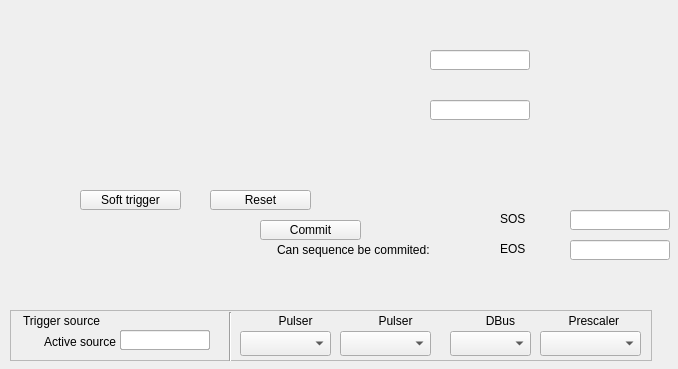
<?xml version="1.0" encoding="UTF-8"?>
<ui version="4.0">
 <class>Form</class>
 <widget class="QWidget" name="Form">
  <property name="geometry">
   <rect>
    <x>0</x>
    <y>0</y>
    <width>678</width>
    <height>369</height>
   </rect>
  </property>
  <property name="windowTitle">
   <string>Form</string>
  </property>
  <widget class="caChoice" name="cachoice">
   <property name="geometry">
    <rect>
     <x>30</x>
     <y>50</y>
     <width>331</width>
     <height>25</height>
    </rect>
   </property>
   <property name="channel" stdset="0">
    <string notr="true">$(SYS)-$(DEVICE):Seq-RunMode-Sel</string>
   </property>
   <property name="stackingMode" stdset="0">
    <enum>caChoice::Column</enum>
   </property>
   <property name="endBit">
    <number>2</number>
   </property>
  </widget>
  <widget class="caLineEdit" name="calineedit">
   <property name="geometry">
    <rect>
     <x>430</x>
     <y>50</y>
     <width>100</width>
     <height>20</height>
    </rect>
   </property>
   <property name="channel" stdset="0">
    <string notr="true">$(SYS)-$(DEVICE):Seq-RunMode-RB</string>
   </property>
  </widget>
  <widget class="caChoice" name="cachoice_2">
   <property name="geometry">
    <rect>
     <x>20</x>
     <y>100</y>
     <width>181</width>
     <height>25</height>
    </rect>
   </property>
   <property name="channel" stdset="0">
    <string notr="true">$(SYS)-$(DEVICE):Seq-Ena-Sel</string>
   </property>
   <property name="stackingMode" stdset="0">
    <enum>caChoice::Column</enum>
   </property>
   <property name="endBit">
    <number>1</number>
   </property>
  </widget>
  <widget class="caLineEdit" name="calineedit_2">
   <property name="geometry">
    <rect>
     <x>430</x>
     <y>100</y>
     <width>100</width>
     <height>20</height>
    </rect>
   </property>
   <property name="channel" stdset="0">
    <string notr="true">$(SYS)-$(DEVICE):Seq-Ena-RB</string>
   </property>
  </widget>
  <widget class="caMessageButton" name="camessagebutton">
   <property name="geometry">
    <rect>
     <x>80</x>
     <y>190</y>
     <width>101</width>
     <height>20</height>
    </rect>
   </property>
   <property name="text">
    <string>Soft trigger</string>
   </property>
   <property name="channel" stdset="0">
    <string notr="true">$(SYS)-$(DEVICE):Seq-SoftTrig-Cmd</string>
   </property>
   <property name="releaseMessage">
    <string notr="true">1</string>
   </property>
   <property name="colorMode">
    <enum>caMessageButton::Default</enum>
   </property>
  </widget>
  <widget class="caMessageButton" name="camessagebutton_2">
   <property name="geometry">
    <rect>
     <x>210</x>
     <y>190</y>
     <width>101</width>
     <height>20</height>
    </rect>
   </property>
   <property name="text">
    <string>Reset</string>
   </property>
   <property name="channel" stdset="0">
    <string notr="true">$(SYS)-$(DEVICE):Seq-Reset-Cmd</string>
   </property>
   <property name="releaseMessage">
    <string notr="true">1</string>
   </property>
   <property name="colorMode">
    <enum>caMessageButton::Default</enum>
   </property>
  </widget>
  <widget class="caMessageButton" name="camessagebutton_3">
   <property name="geometry">
    <rect>
     <x>260</x>
     <y>220</y>
     <width>101</width>
     <height>20</height>
    </rect>
   </property>
   <property name="text">
    <string>Commit</string>
   </property>
   <property name="channel" stdset="0">
    <string notr="true">$(SYS)-$(DEVICE):Seq-Commit-Cmd</string>
   </property>
   <property name="releaseMessage">
    <string notr="true">1</string>
   </property>
   <property name="colorMode">
    <enum>caMessageButton::Default</enum>
   </property>
  </widget>
  <widget class="QLabel" name="label_2">
   <property name="geometry">
    <rect>
     <x>277</x>
     <y>240</y>
     <width>181</width>
     <height>20</height>
    </rect>
   </property>
   <property name="text">
    <string>Can sequence be commited:</string>
   </property>
  </widget>
  <widget class="caLed" name="caled_2">
   <property name="geometry">
    <rect>
     <x>460</x>
     <y>240</y>
     <width>30</width>
     <height>30</height>
    </rect>
   </property>
   <property name="channel" stdset="0">
    <string notr="true">$(SYS)-$(DEVICE):Seq-Valid-RB</string>
   </property>
   <property name="falseColor">
    <color>
     <red>255</red>
     <green>0</green>
     <blue>0</blue>
    </color>
   </property>
   <property name="trueColor">
    <color>
     <red>0</red>
     <green>255</green>
     <blue>0</blue>
    </color>
   </property>
  </widget>
  <widget class="caLineEdit" name="calineedit_3">
   <property name="geometry">
    <rect>
     <x>570</x>
     <y>210</y>
     <width>100</width>
     <height>20</height>
    </rect>
   </property>
   <property name="channel" stdset="0">
    <string notr="true">$(SYS)-$(DEVICE):Seq-SOS</string>
   </property>
  </widget>
  <widget class="QLabel" name="label_3">
   <property name="geometry">
    <rect>
     <x>500</x>
     <y>210</y>
     <width>58</width>
     <height>17</height>
    </rect>
   </property>
   <property name="text">
    <string>SOS</string>
   </property>
  </widget>
  <widget class="QLabel" name="label_4">
   <property name="geometry">
    <rect>
     <x>500</x>
     <y>240</y>
     <width>58</width>
     <height>17</height>
    </rect>
   </property>
   <property name="text">
    <string>EOS</string>
   </property>
  </widget>
  <widget class="caLineEdit" name="calineedit_4">
   <property name="geometry">
    <rect>
     <x>570</x>
     <y>240</y>
     <width>100</width>
     <height>20</height>
    </rect>
   </property>
   <property name="channel" stdset="0">
    <string notr="true">$(SYS)-$(DEVICE):Seq-EOS</string>
   </property>
  </widget>
  <widget class="QFrame" name="frame">
   <property name="geometry">
    <rect>
     <x>10</x>
     <y>310</y>
     <width>642</width>
     <height>51</height>
    </rect>
   </property>
   <property name="frameShape">
    <enum>QFrame::StyledPanel</enum>
   </property>
   <property name="frameShadow">
    <enum>QFrame::Raised</enum>
   </property>
   <widget class="QLabel" name="label_14">
    <property name="geometry">
     <rect>
      <x>5</x>
      <y>22</y>
      <width>101</width>
      <height>20</height>
     </rect>
    </property>
    <property name="text">
     <string>Active source</string>
    </property>
    <property name="alignment">
     <set>Qt::AlignRight|Qt::AlignTrailing|Qt::AlignVCenter</set>
    </property>
   </widget>
   <widget class="caMenu" name="camenu_pulser">
    <property name="geometry">
     <rect>
      <x>230</x>
      <y>21</y>
      <width>91</width>
      <height>25</height>
     </rect>
    </property>
    <property name="channel" stdset="0">
     <string notr="true">$(SYS)-$(DEVICE):Seq-Src-Pulse-SP</string>
    </property>
    <property name="styleSheet" stdset="0">
     <string notr="true"/>
    </property>
   </widget>
   <widget class="QLabel" name="label_16">
    <property name="geometry">
     <rect>
      <x>460</x>
      <y>1</y>
      <width>61</width>
      <height>20</height>
     </rect>
    </property>
    <property name="text">
     <string>DBus</string>
    </property>
    <property name="alignment">
     <set>Qt::AlignCenter</set>
    </property>
   </widget>
   <widget class="QLabel" name="label_15">
    <property name="geometry">
     <rect>
      <x>250</x>
      <y>1</y>
      <width>71</width>
      <height>20</height>
     </rect>
    </property>
    <property name="text">
     <string>Pulser</string>
    </property>
    <property name="alignment">
     <set>Qt::AlignCenter</set>
    </property>
   </widget>
   <widget class="QLabel" name="label_17">
    <property name="geometry">
     <rect>
      <x>550</x>
      <y>1</y>
      <width>71</width>
      <height>20</height>
     </rect>
    </property>
    <property name="text">
     <string>Prescaler </string>
    </property>
    <property name="alignment">
     <set>Qt::AlignCenter</set>
    </property>
   </widget>
   <widget class="caMenu" name="camenu_prescaler">
    <property name="geometry">
     <rect>
      <x>530</x>
      <y>21</y>
      <width>101</width>
      <height>25</height>
     </rect>
    </property>
    <property name="channel" stdset="0">
     <string notr="true">$(SYS)-$(DEVICE):Seq-Src-Scale-SP</string>
    </property>
    <property name="styleSheet" stdset="0">
     <string notr="true"/>
    </property>
   </widget>
   <widget class="caMenu" name="camenu_dbus">
    <property name="geometry">
     <rect>
      <x>440</x>
      <y>21</y>
      <width>81</width>
      <height>25</height>
     </rect>
    </property>
    <property name="channel" stdset="0">
     <string notr="true">$(SYS)-$(DEVICE):Seq-Src-DBus-SP</string>
    </property>
    <property name="styleSheet" stdset="0">
     <string notr="true"/>
    </property>
   </widget>
   <widget class="caLabel" name="calabel">
    <property name="geometry">
     <rect>
      <x>1</x>
      <y>1</y>
      <width>101</width>
      <height>20</height>
     </rect>
    </property>
    <property name="text">
     <string>Trigger source</string>
    </property>
    <property name="alignment">
     <set>Qt::AlignCenter</set>
    </property>
    <property name="styleSheet" stdset="0">
     <string notr="true">background-color: rgba(255, 255, 255, 0); color: rgba(0, 0, 0, 255);</string>
    </property>
   </widget>
   <widget class="Line" name="line">
    <property name="geometry">
     <rect>
      <x>210</x>
      <y>2</y>
      <width>20</width>
      <height>51</height>
     </rect>
    </property>
    <property name="orientation">
     <enum>Qt::Vertical</enum>
    </property>
   </widget>
   <widget class="caFrame" name="caframe_dbus_led">
    <property name="geometry">
     <rect>
      <x>440</x>
      <y>1</y>
      <width>19</width>
      <height>19</height>
     </rect>
    </property>
    <property name="macro">
     <string notr="true">CHAN=$(SYS)-$(DEVICE):Seq-Src-DBus-RB</string>
    </property>
    <property name="visibility">
     <enum>caFrame::Calc</enum>
    </property>
    <property name="visibilityCalc">
     <string notr="true">A=B&amp;&amp;A&lt;40&amp;&amp;A&gt;31</string>
    </property>
    <property name="channel" stdset="0">
     <string notr="true">$(SYS)-$(DEVICE):Seq-Src-RB</string>
    </property>
    <property name="channelB">
     <string notr="true">$(SYS)-$(DEVICE):Seq-Src-DBus-RB.RVAL</string>
    </property>
    <widget class="caLed" name="caled_5">
     <property name="geometry">
      <rect>
       <x>0</x>
       <y>1</y>
       <width>16</width>
       <height>16</height>
      </rect>
     </property>
     <property name="falseColor">
      <color>
       <red>0</red>
       <green>255</green>
       <blue>0</blue>
      </color>
     </property>
     <property name="trueColor">
      <color>
       <red>0</red>
       <green>255</green>
       <blue>0</blue>
      </color>
     </property>
     <property name="undefinedColor">
      <color>
       <red>0</red>
       <green>255</green>
       <blue>0</blue>
      </color>
     </property>
    </widget>
   </widget>
   <widget class="caFrame" name="caframe_prescaler_led">
    <property name="geometry">
     <rect>
      <x>531</x>
      <y>1</y>
      <width>19</width>
      <height>19</height>
     </rect>
    </property>
    <property name="macro">
     <string notr="true">CHAN=$(SYS)-$(DEVICE):Seq-Src-Scale-RB</string>
    </property>
    <property name="visibility">
     <enum>caFrame::Calc</enum>
    </property>
    <property name="visibilityCalc">
     <string notr="true">A=B&amp;&amp;A&gt;39</string>
    </property>
    <property name="channel" stdset="0">
     <string notr="true">$(SYS)-$(DEVICE):Seq-Src-RB</string>
    </property>
    <property name="channelB">
     <string notr="true">$(SYS)-$(DEVICE):Seq-Src-Scale-RB.RVAL</string>
    </property>
    <widget class="caLed" name="caled_4">
     <property name="geometry">
      <rect>
       <x>0</x>
       <y>1</y>
       <width>16</width>
       <height>16</height>
      </rect>
     </property>
     <property name="falseColor">
      <color>
       <red>0</red>
       <green>255</green>
       <blue>0</blue>
      </color>
     </property>
     <property name="trueColor">
      <color>
       <red>0</red>
       <green>255</green>
       <blue>0</blue>
      </color>
     </property>
     <property name="undefinedColor">
      <color>
       <red>0</red>
       <green>255</green>
       <blue>0</blue>
      </color>
     </property>
    </widget>
   </widget>
   <widget class="caFrame" name="caframe_pulser_led">
    <property name="geometry">
     <rect>
      <x>230</x>
      <y>1</y>
      <width>19</width>
      <height>19</height>
     </rect>
    </property>
    <property name="macro">
     <string notr="true">CHAN=$(SYS)-$(DEVICE):Seq-Src-Pulse-RB</string>
    </property>
    <property name="visibility">
     <enum>caFrame::Calc</enum>
    </property>
    <property name="visibilityCalc">
     <string notr="true">A=B&amp;&amp;A&lt;16</string>
    </property>
    <property name="channel" stdset="0">
     <string notr="true">$(SYS)-$(DEVICE):Seq-Src-RB</string>
    </property>
    <property name="channelB">
     <string notr="true">$(SYS)-$(DEVICE):Seq-Src-Pulse-RB.RVAL</string>
    </property>
    <widget class="caLed" name="caled_3">
     <property name="geometry">
      <rect>
       <x>0</x>
       <y>1</y>
       <width>16</width>
       <height>16</height>
      </rect>
     </property>
     <property name="falseColor">
      <color>
       <red>0</red>
       <green>255</green>
       <blue>0</blue>
      </color>
     </property>
     <property name="trueColor">
      <color>
       <red>0</red>
       <green>255</green>
       <blue>0</blue>
      </color>
     </property>
     <property name="undefinedColor">
      <color>
       <red>0</red>
       <green>255</green>
       <blue>0</blue>
      </color>
     </property>
    </widget>
   </widget>
   <widget class="caFrame" name="caframe_pulser">
    <property name="geometry">
     <rect>
      <x>110</x>
      <y>20</y>
      <width>101</width>
      <height>21</height>
     </rect>
    </property>
    <property name="macro">
     <string notr="true">CHAN=$(SYS)-$(DEVICE):Seq-Src-Pulse-RB</string>
    </property>
    <property name="visibility">
     <enum>caFrame::Calc</enum>
    </property>
    <property name="visibilityCalc">
     <string notr="true">A=B&amp;&amp;A&lt;16</string>
    </property>
    <property name="channel" stdset="0">
     <string notr="true">$(SYS)-$(DEVICE):Seq-Src-RB</string>
    </property>
    <property name="channelB">
     <string notr="true">$(SYS)-$(DEVICE):Seq-Src-Pulse-RB.RVAL</string>
    </property>
    <widget class="caLineEdit" name="calineedit_5">
     <property name="geometry">
      <rect>
       <x>0</x>
       <y>0</y>
       <width>90</width>
       <height>20</height>
      </rect>
     </property>
     <property name="channel" stdset="0">
      <string notr="true">$(CHAN)</string>
     </property>
    </widget>
   </widget>
   <widget class="caFrame" name="caframe_dbus">
    <property name="geometry">
     <rect>
      <x>110</x>
      <y>20</y>
      <width>101</width>
      <height>21</height>
     </rect>
    </property>
    <property name="macro">
     <string notr="true">CHAN=$(SYS)-$(DEVICE):Seq-Src-DBus-RB</string>
    </property>
    <property name="visibility">
     <enum>caFrame::Calc</enum>
    </property>
    <property name="visibilityCalc">
     <string notr="true">A=B&amp;&amp;A&lt;40&amp;&amp;A&gt;31</string>
    </property>
    <property name="channel" stdset="0">
     <string notr="true">$(SYS)-$(DEVICE):Seq-Src-RB</string>
    </property>
    <property name="channelB">
     <string notr="true">$(SYS)-$(DEVICE):Seq-Src-DBus-RB.RVAL</string>
    </property>
    <widget class="caLineEdit" name="calineedit_6">
     <property name="geometry">
      <rect>
       <x>0</x>
       <y>0</y>
       <width>90</width>
       <height>20</height>
      </rect>
     </property>
     <property name="channel" stdset="0">
      <string notr="true">$(CHAN)</string>
     </property>
    </widget>
   </widget>
   <widget class="caFrame" name="caframe_prescaler">
    <property name="geometry">
     <rect>
      <x>110</x>
      <y>20</y>
      <width>101</width>
      <height>21</height>
     </rect>
    </property>
    <property name="macro">
     <string notr="true">CHAN=$(SYS)-$(DEVICE):Seq-Src-Scale-RB</string>
    </property>
    <property name="visibility">
     <enum>caFrame::Calc</enum>
    </property>
    <property name="visibilityCalc">
     <string notr="true">A=B&amp;&amp;A&gt;39</string>
    </property>
    <property name="channel" stdset="0">
     <string notr="true">$(SYS)-$(DEVICE):Seq-Src-RB</string>
    </property>
    <property name="channelB">
     <string notr="true">$(SYS)-$(DEVICE):Seq-Src-Scale-RB.RVAL</string>
    </property>
    <widget class="caLineEdit" name="calineedit_7">
     <property name="geometry">
      <rect>
       <x>0</x>
       <y>0</y>
       <width>90</width>
       <height>20</height>
      </rect>
     </property>
     <property name="channel" stdset="0">
      <string notr="true">$(CHAN)</string>
     </property>
    </widget>
   </widget>
   <widget class="caMenu" name="camenu_pulser_2">
    <property name="geometry">
     <rect>
      <x>330</x>
      <y>21</y>
      <width>91</width>
      <height>25</height>
     </rect>
    </property>
    <property name="channel" stdset="0">
     <string notr="true">$(SYS)-$(DEVICE):Seq-Src-Pulse2-SP</string>
    </property>
    <property name="styleSheet" stdset="0">
     <string notr="true"/>
    </property>
   </widget>
   <widget class="QLabel" name="label_22">
    <property name="geometry">
     <rect>
      <x>350</x>
      <y>1</y>
      <width>71</width>
      <height>20</height>
     </rect>
    </property>
    <property name="text">
     <string>Pulser</string>
    </property>
    <property name="alignment">
     <set>Qt::AlignCenter</set>
    </property>
   </widget>
   <widget class="caFrame" name="caframe_pulser_led_2">
    <property name="geometry">
     <rect>
      <x>330</x>
      <y>1</y>
      <width>19</width>
      <height>19</height>
     </rect>
    </property>
    <property name="macro">
     <string notr="true">CHAN=$(SYS)-$(DEVICE):Seq-Src-Pulse-RB</string>
    </property>
    <property name="visibility">
     <enum>caFrame::Calc</enum>
    </property>
    <property name="visibilityCalc">
     <string notr="true">A=B&amp;&amp;A&lt;32&amp;&amp;A&gt;15</string>
    </property>
    <property name="channel" stdset="0">
     <string notr="true">$(SYS)-$(DEVICE):Seq-Src-RB</string>
    </property>
    <property name="channelB">
     <string notr="true">$(SYS)-$(DEVICE):Seq-Src-Pulse2-RB.RVAL</string>
    </property>
    <widget class="caLed" name="caled_10">
     <property name="geometry">
      <rect>
       <x>0</x>
       <y>1</y>
       <width>16</width>
       <height>16</height>
      </rect>
     </property>
     <property name="falseColor">
      <color>
       <red>0</red>
       <green>255</green>
       <blue>0</blue>
      </color>
     </property>
     <property name="trueColor">
      <color>
       <red>0</red>
       <green>255</green>
       <blue>0</blue>
      </color>
     </property>
     <property name="undefinedColor">
      <color>
       <red>0</red>
       <green>255</green>
       <blue>0</blue>
      </color>
     </property>
    </widget>
   </widget>
   <widget class="caFrame" name="caframe_pulser_3">
    <property name="geometry">
     <rect>
      <x>110</x>
      <y>20</y>
      <width>101</width>
      <height>21</height>
     </rect>
    </property>
    <property name="macro">
     <string notr="true">CHAN=$(SYS)-$(DEVICE):Seq-Src-Pulse2-RB</string>
    </property>
    <property name="visibility">
     <enum>caFrame::Calc</enum>
    </property>
    <property name="visibilityCalc">
     <string notr="true">A=B&amp;&amp;A&lt;32&amp;&amp;A&gt;15</string>
    </property>
    <property name="channel" stdset="0">
     <string notr="true">$(SYS)-$(DEVICE):Seq-Src-RB</string>
    </property>
    <property name="channelB">
     <string notr="true">$(SYS)-$(DEVICE):Seq-Src-Pulse2-RB.RVAL</string>
    </property>
    <widget class="caLineEdit" name="calineedit_11">
     <property name="geometry">
      <rect>
       <x>0</x>
       <y>0</y>
       <width>90</width>
       <height>20</height>
      </rect>
     </property>
     <property name="channel" stdset="0">
      <string notr="true">$(CHAN)</string>
     </property>
    </widget>
   </widget>
  </widget>
 </widget>
 <customwidgets>
  <customwidget>
   <class>caMenu</class>
   <extends>QComboBox</extends>
   <header>caMenu</header>
  </customwidget>
  <customwidget>
   <class>caChoice</class>
   <extends>QWidget</extends>
   <header>caChoice</header>
  </customwidget>
  <customwidget>
   <class>caMessageButton</class>
   <extends>QPushButton</extends>
   <header>caMessageButton</header>
  </customwidget>
  <customwidget>
   <class>caFrame</class>
   <extends>QFrame</extends>
   <header>caFrame</header>
   <container>1</container>
  </customwidget>
  <customwidget>
   <class>caLabel</class>
   <extends>QLabel</extends>
   <header>caLabel</header>
  </customwidget>
  <customwidget>
   <class>caLed</class>
   <extends>QWidget</extends>
   <header>caLed</header>
  </customwidget>
  <customwidget>
   <class>caLineEdit</class>
   <extends>QLineEdit</extends>
   <header>caLineEdit</header>
  </customwidget>
 </customwidgets>
 <resources/>
 <connections/>
</ui>
